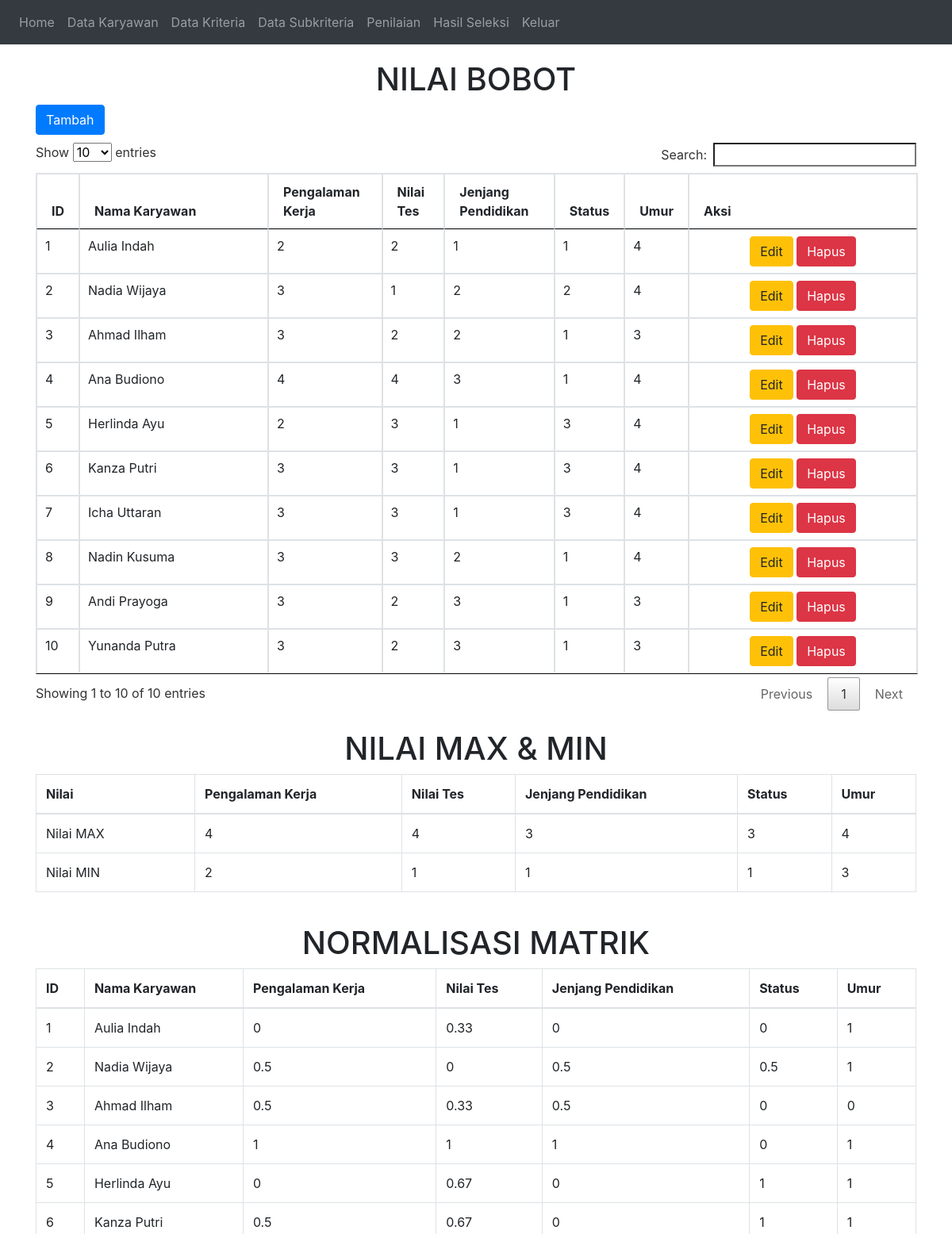
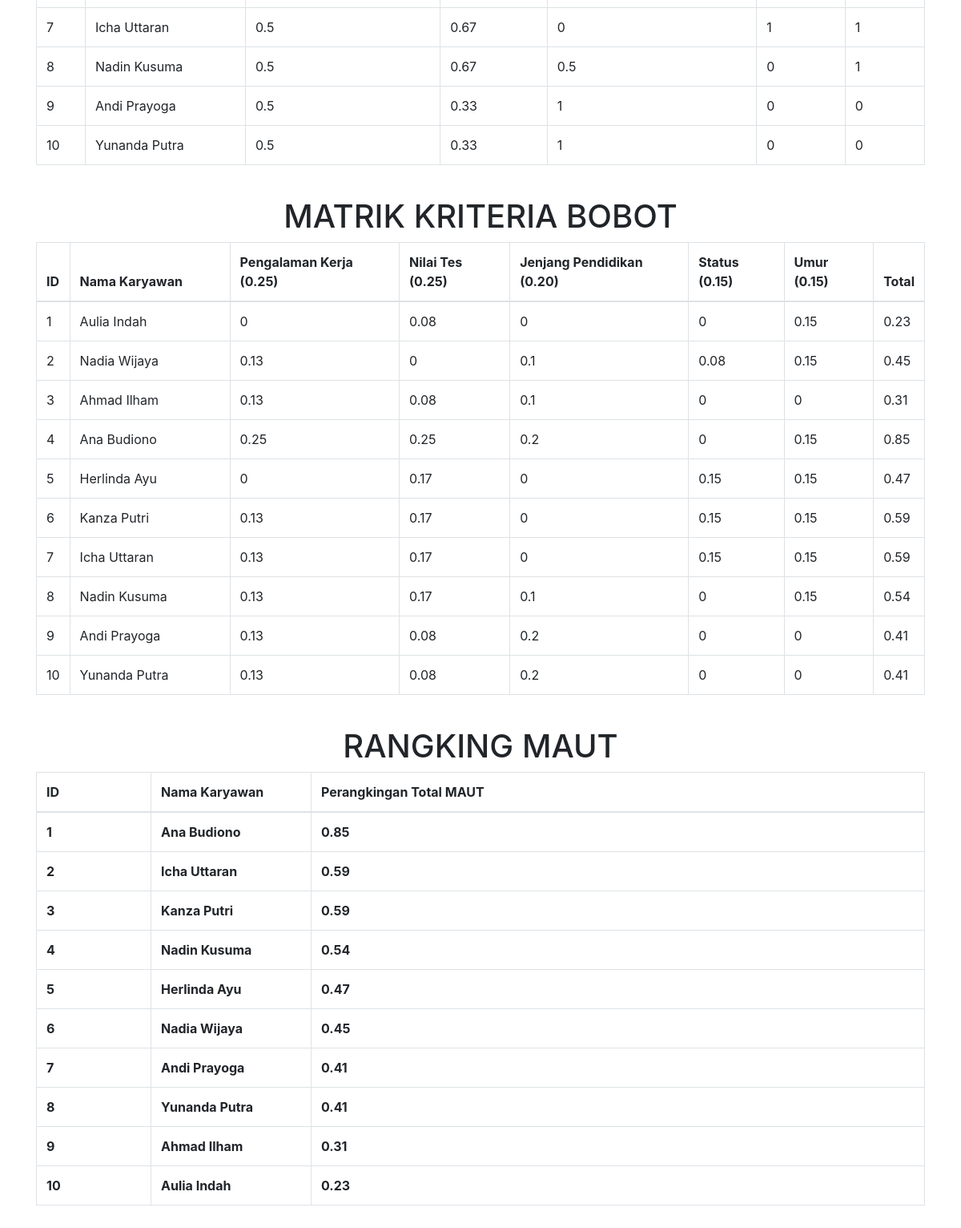
The app's page /home.php?page=input with its own data (2 pictures, top to bottom).
### tables this page shows
CREATE TABLE `input_nilai` (
  `id_input` int(5) NOT NULL,
  `nama_karyawan` varchar(50) DEFAULT NULL,
  `pengalaman_kerja` varchar(20) DEFAULT NULL,
  `nilai_tes` varchar(10) DEFAULT NULL,
  `jenjang_pendidikan` varchar(15) DEFAULT NULL,
  `status` varchar(15) DEFAULT NULL,
  `umur` varchar(5) DEFAULT NULL
);

### tampil_input.php (the view, shortened to what this page needs)
<h1 align="center">NILAI BOBOT</h1>
<a class="btn btn-primary" href="?page=input&action=tambah" style="margin-bottom: 10px">Tambah</a>
<table class="table table-bordered" id="myTable">
    <thead>
      <tr>
        <th>ID </th>
        <th width="200px">Nama Karyawan</th>
		<th>Pengalaman Kerja</th>
		<th>Nilai Tes</th>
		<th>Jenjang Pendidikan</th>
		<th>Status</th>
		<th>Umur</th>
		<th width="250px">Aksi</th>
      </tr>
    </thead>
    <tbody>
	 <?php
     $sql = "SELECT*FROM input_nilai ORDER BY id_input ASC";
     $result = $conn->query($sql);
     while($row = $result->fetch_assoc()) {
	 ?>
		 <tr>
			<td><?php echo $row['id_input']; ?></td>
			<td><?php echo $row['nama_karyawan']; ?></td>
			<td><?php echo $row['pengalaman_kerja']; ?></td>
			<td><?php echo $row['nilai_tes']; ?></td>
			<td><?php echo $row['jenjang_pendidikan']; ?></td>
			<td><?php echo $row['status']; ?></td>
			<td><?php echo $row['umur']; ?></td>
			<td align="center">
				<a class="btn btn-warning" href="?page=input&action=update&id_input=<?php echo $row['id_input']; ?>">Edit</a>
				<a onclick="return confirm('Yakin menghapus data ini ?')" class="btn btn-danger" href="?page=input&action=hapus&id_input=<?php echo $row['id_input']; ?>">Hapus</a>
			</td>
		 </tr>
	 <?php
		 }
	 ?>
   </tbody>
</table>
<br>
<h1 align="center">NILAI MAX & MIN</h1>
<table class="table table-bordered">
	<thead>
      <tr>
        <th width="200px">Nilai</th>
		<th>Pengalaman Kerja</th>
		<th>Nilai Tes</th>
		<th>Jenjang Pendidikan</th>
		<th>Status</th>
		<th>Umur</th>
      </tr>
    </thead>
	<tbody>
		<?php
			$max=mysqli_query($conn,"SELECT MAX(pengalaman_kerja) AS max1, MAX(nilai_tes) AS max2,
			MAX(jenjang_pendidikan) AS max3, MAX(status) AS max4, MAX(umur) AS max5 FROM input_nilai");
			$a=mysqli_fetch_assoc($max);
			$min=mysqli_query($conn,"SELECT MIN(pengalaman_kerja) AS min1,  MIN(nilai_tes) AS min2,
			MIN(jenjang_pendidikan) AS min3, MIN(status) AS min4, MIN(umur) AS min5 FROM input_nilai");
			$b=mysqli_fetch_assoc($min);
			 ?>
				 <tr>
					<td>Nilai MAX</td>
					<td><?php echo $a['max1']; ?></td>
					<td><?php echo $a['max2']; ?></td>
					<td><?php echo $a['max3']; ?></td>
					<td><?php echo $a['max4']; ?></td>
					<td><?php echo $a['max5']; ?></td>
				 </tr>
				 <tr>
					<td>Nilai MIN</td>
					<td><?php echo $b['min1']; ?></td>
					<td><?php echo $b['min2']; ?></td>
					<td><?php echo $b['min3']; ?></td>
					<td><?php echo $b['min4']; ?></td>
					<td><?php echo $b['min5']; ?></td>
				 </tr>
	</tbody>
</table>
<br>
<h1 align="center">NORMALISASI MATRIK</h1>
<table class="table table-bordered">
	<thead>
      <tr>
		<th>ID</th>
        <th width="200px">Nama Karyawan</th>
		<th>Pengalaman Kerja</th>
		<th>Nilai Tes</th>
		<th>Jenjang Pendidikan</th>
		<th>Status</th>
		<th>Umur</th>
      </tr>
    </thead>
	<tbody>
	<?php
		$input = mysqli_query($conn,"SELECT*FROM input_nilai");
		$id=1;
		while($dt = mysqli_fetch_array($input)){
			echo "<tr>
					<td>$id</td>
					<td>".$dt['nama_karyawan']."</td>
					<td>".round(($dt['pengalaman_kerja']-$b['min1'])/($a['max1']-$b['min1']),2)."</td>
					<td>".round(($dt['nilai_tes']-$b['min2'])/($a['max2']-$b['min2']),2)."</td>
					<td>".round(($dt['jenjang_pendidikan']-$b['min3'])/($a['max3']-$b['min3']),2)."</td>
					<td>".round(($dt['status']-$b['min4'])/($a['max4']-$b['min4']),2)."</td>
					<td>".round(($dt['umur']-$b['min5'])/($a['max5']-$b['min5']),2)."</td>
				</tr>";
				$id++;
		}
	?>
	</tbody>
</table>
<br>
<h1 align="center">MATRIK KRITERIA BOBOT</h1>
<table class="table table-bordered">
	<thead>
      <tr>
		<th>ID</th>
        <th width="200px">Nama Karyawan</th>
		<th>Pengalaman Kerja (0.25)</th>
		<th>Nilai Tes (0.25)</th>
		<th>Jenjang Pendidikan (0.20)</th>
		<th>Status (0.15)</th>
		<th>Umur (0.15)</th>
		<th>Total</th>
      </tr>
    </thead>
	<tbody>
	<?php
		$bobot = array(0.25,0.25,0.20,0.15,0.15);
		$data = mysqli_query($conn,"SELECT*FROM input_nilai");
		$id=1;
		while($dt1 = mysqli_fetch_array($data)){
			echo "<tr>
					<td>$id</td>
					<td>".$dt1['nama_karyawan']."</td>
					<td>".round(($dt1['pengalaman_kerja']-$b['min1'])/($a['max1']-$b['min1'])*$bobot[0],2)."</td>
					<td>".round(($dt1['nilai_tes']-$b['min2'])/($a['max2']-$b['min2'])*$bobot[1],2)."</td>
					<td>".round(($dt1['jenjang_pendidikan']-$b['min3'])/($a['max3']-$b['min3'])*$bobot[2],2)."</td>
					<td>".round(($dt1['status']-$b['min4'])/($a['max4']-$b['min4'])*$bobot[3],2)."</td>
					<td>".round(($dt1['umur']-$b['min5'])/($a['max5']-$b['min5'])*$bobot[4],2)."</td>
					<td>".round((($dt1['pengalaman_kerja']-$b['min1'])/($a['max1']-$b['min1'])*$bobot[0])+
						(($dt1['nilai_tes']-$b['min2'])/($a['max2']-$b['min2'])*$bobot[1])+
						(($dt1['jenjang_pendidikan']-$b['min3'])/($a['max3']-$b['min3'])*$bobot[2])+
						(($dt1['status']-$b['min4'])/($a['max4']-$b['min4'])*$bobot[3])+
						(($dt1['umur']-$b['min5'])/($a['max5']-$b['min5'])*$bobot[4]),2)."</td>
				</tr>";
				$id++;
		}
	?>
	</tbody>
</table>
<br>
<h1 align="center">RANGKING MAUT</h1>
<table class="table table-bordered">
	<thead>
      <tr>
		<th>ID</th>
        <th width="200px">Nama Karyawan</th>
		<th>Perangkingan Total MAUT</th>
      </tr>
    </thead>
	<tbody>
	<?php
		$bobot = array(0.25,0.25,0.20,0.15,0.15);
		$data = mysqli_query($conn,"SELECT*FROM input_nilai");
		while($dta = mysqli_fetch_array($data)){
			$maut=round((($dta['pengalaman_kerja']-$b['min1'])/($a['max1']-$b['min1'])*$bobot[0])+
						(($dta['nilai_tes']-$b['min2'])/($a['max2']-$b['min2'])*$bobot[1])+
						(($dta['jenjang_pendidikan']-$b['min3'])/($a['max3']-$b['min3'])*$bobot[2])+
						(($dta['status']-$b['min4'])/($a['max4']-$b['min4'])*$bobot[3])+
						(($dta['umur']-$b['min5'])/($a['max5']-$b['min5'])*$bobot[4]),2);
			$ket[]=array('nama_karyawan'=>($dta['nama_karyawan']),'maut'=>$maut);
		}
		foreach ($ket as $key=> $isi){
			$total[$key] = $isi['maut'];
		}
		array_multisort($total,SORT_DESC,$ket);
		$id=1;
		foreach ($ket as $item){?>
		<tr>
			<th><?php echo $id ?></th>
			<th><?php echo$item['nama_karyawan']?></th>
			<th><?php echo$item['maut']?></th>
		</tr>
		<?php
		$id++;
		}
	?>
	</tbody>
</table>
<br>

### records on screen
input_nilai: id_input "1", nama_karyawan "Aulia Indah", pengalaman_kerja "2", nilai_tes "2", jenjang_pendidikan "1", status "1", umur "4", min1 "0", min2 "0.33", min3 "0", min4 "0", min5 "1", min2 "0.08", min5 "0.15", min3 "0.23"
input_nilai: id_input "2", nama_karyawan "Nadia Wijaya", pengalaman_kerja "3", nilai_tes "1", jenjang_pendidikan "2", status "2", umur "4", min1 "0.5", min2 "0", min3 "0.5", min4 "0.5", min5 "1", min1 "0.13", min3 "0.1", min4 "0.08", min5 "0.15", min3 "0.45"
input_nilai: id_input "3", nama_karyawan "Ahmad Ilham", pengalaman_kerja "3", nilai_tes "2", jenjang_pendidikan "2", status "1", umur "3", min1 "0.5", min2 "0.33", min3 "0.5", min4 "0", min5 "0", min1 "0.13", min2 "0.08", min3 "0.1", min3 "0.31"
input_nilai: id_input "4", nama_karyawan "Ana Budiono", pengalaman_kerja "4", nilai_tes "4", jenjang_pendidikan "3", status "1", umur "4", min1 "1", min2 "1", min3 "1", min4 "0", min5 "1", min1 "0.25", min2 "0.25", min3 "0.2", min5 "0.15", min3 "0.85"
input_nilai: id_input "5", nama_karyawan "Herlinda Ayu", pengalaman_kerja "2", nilai_tes "3", jenjang_pendidikan "1", status "3", umur "4", min1 "0", min2 "0.67", min3 "0", min4 "1", min5 "1", min2 "0.17", min4 "0.15", min5 "0.15", min3 "0.47"
input_nilai: id_input "6", nama_karyawan "Kanza Putri", pengalaman_kerja "3", nilai_tes "3", jenjang_pendidikan "1", status "3", umur "4", min1 "0.5", min2 "0.67", min3 "0", min4 "1", min5 "1", min1 "0.13", min2 "0.17", min4 "0.15", min5 "0.15", min3 "0.59"
input_nilai: id_input "7", nama_karyawan "Icha Uttaran", pengalaman_kerja "3", nilai_tes "3", jenjang_pendidikan "1", status "3", umur "4", min1 "0.5", min2 "0.67", min3 "0", min4 "1", min5 "1", min1 "0.13", min2 "0.17", min4 "0.15", min5 "0.15", min3 "0.59"
input_nilai: id_input "8", nama_karyawan "Nadin Kusuma", pengalaman_kerja "3", nilai_tes "3", jenjang_pendidikan "2", status "1", umur "4", min1 "0.5", min2 "0.67", min3 "0.5", min4 "0", min5 "1", min1 "0.13", min2 "0.17", min3 "0.1", min5 "0.15", min3 "0.54"
input_nilai: id_input "9", nama_karyawan "Andi Prayoga", pengalaman_kerja "3", nilai_tes "2", jenjang_pendidikan "3", status "1", umur "3", min1 "0.5", min2 "0.33", min3 "1", min4 "0", min5 "0", min1 "0.13", min2 "0.08", min3 "0.2", min3 "0.41"
input_nilai: id_input "10", nama_karyawan "Yunanda Putra", pengalaman_kerja "3", nilai_tes "2", jenjang_pendidikan "3", status "1", umur "3", min1 "0.5", min2 "0.33", min3 "1", min4 "0", min5 "0", min1 "0.13", min2 "0.08", min3 "0.2", min3 "0.41"

### other values on screen
$a['max1'] "4"
$a['max2'] "4"
$a['max3'] "3"
$a['max4'] "3"
$a['max5'] "4"
$b['min1'] "2"
$b['min2'] "1"
$b['min3'] "1"
$b['min4'] "1"
$b['min5'] "3"
$item['nama_karyawan'] "Ana Budiono"
$item['maut'] "0.85"
$item['nama_karyawan'] "Icha Uttaran"
$item['maut'] "0.59"
$item['nama_karyawan'] "Kanza Putri"
